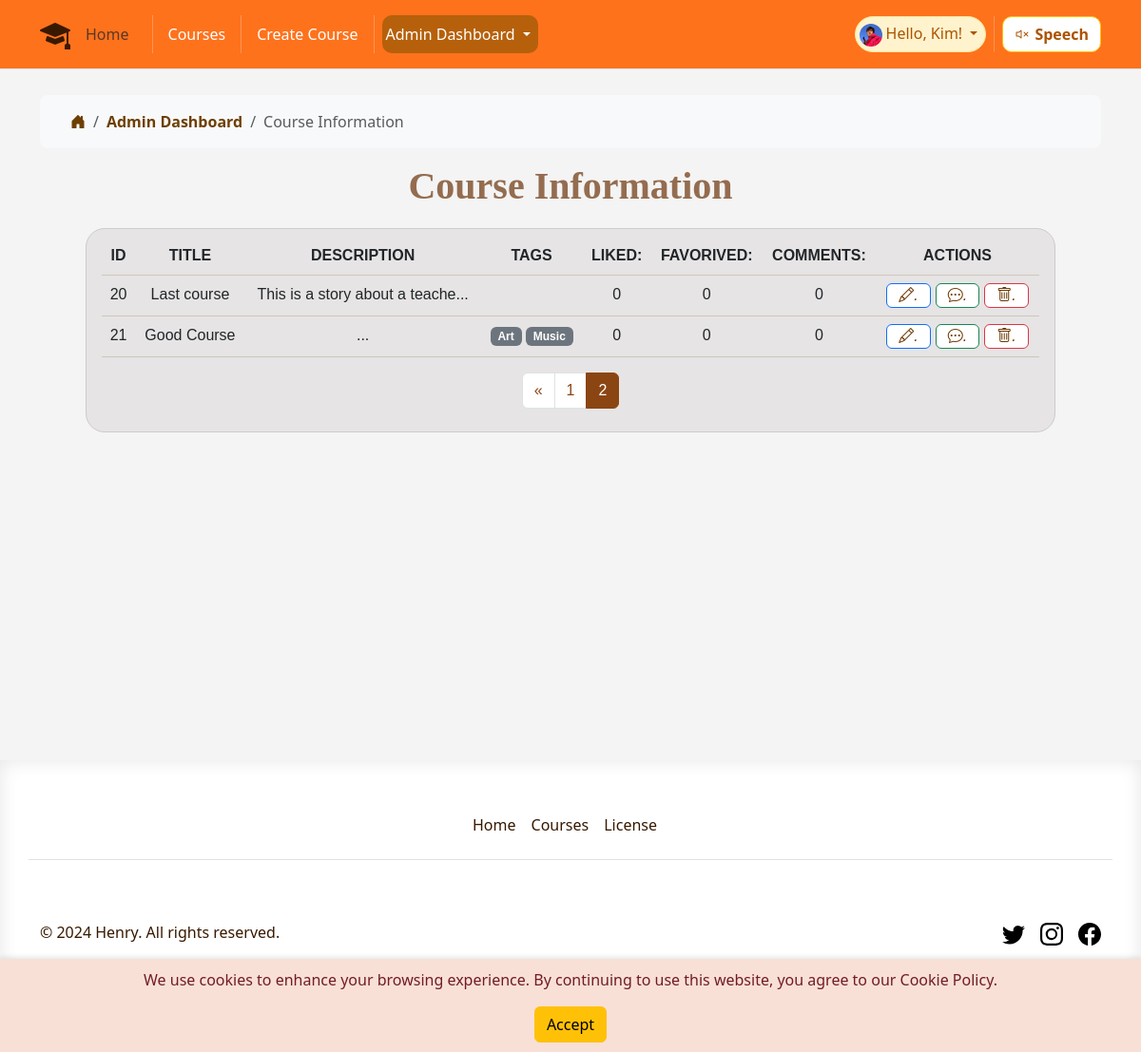
The page /course_record?page=2 (signed in) on the database as committed earlier.
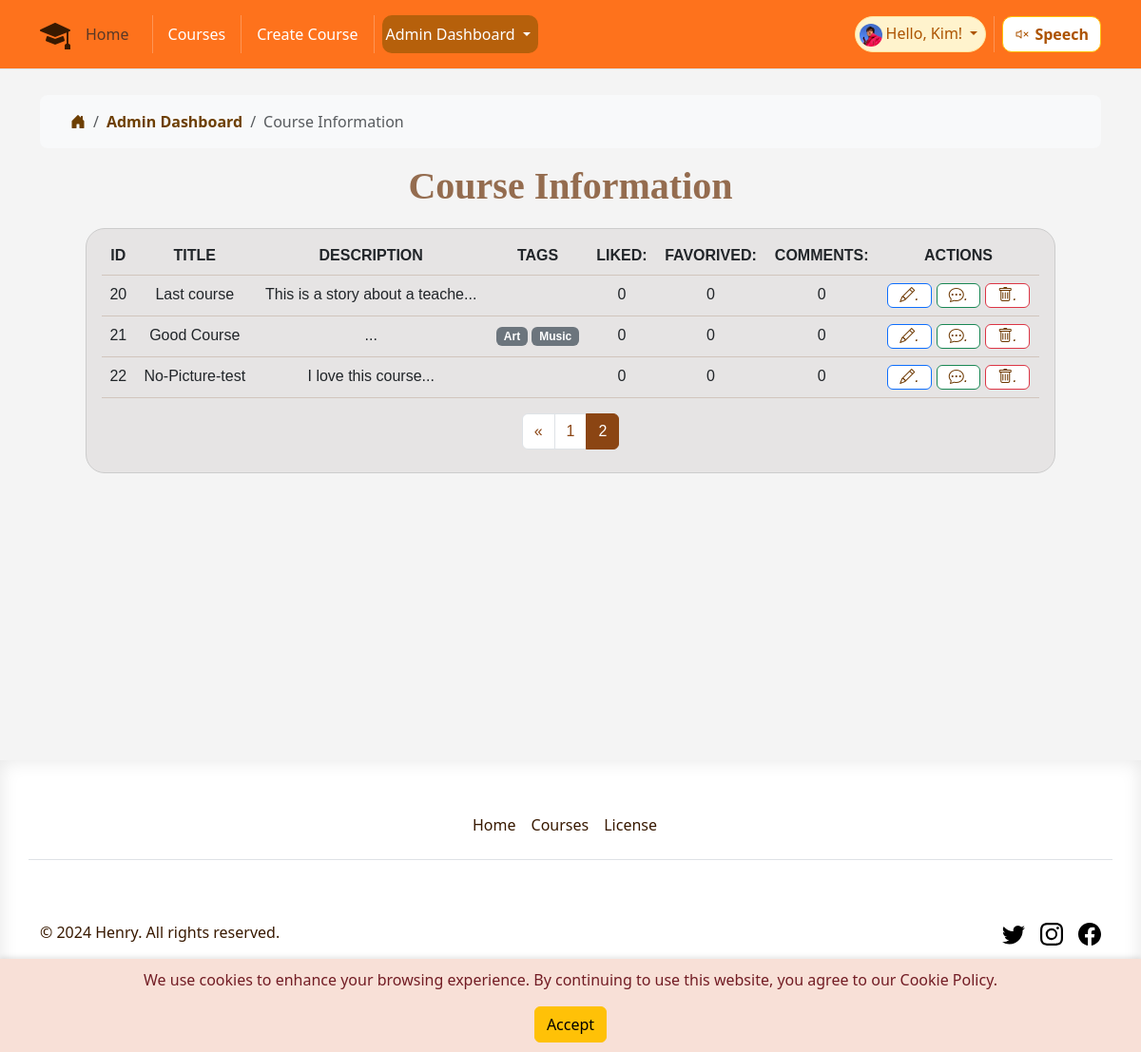
The same page on the database as committed later.
### app/models.py (models this page shows, shortened)
class Course(db.Model):
    id = db.Column(db.Integer, primary_key=True)
    title = db.Column(db.String(100), nullable=False)
    description = db.Column(db.Text)
    created_at = db.Column(db.DateTime, default=datetime.utcnow)
    updated_at = db.Column(
        db.DateTime, default=datetime.utcnow, onupdate=datetime.utcnow)
    likes_count = db.Column(db.Integer, default=0)
    video_url = db.Column(db.String(255))
    image_url = db.Column(db.String(255))
    liked_by = db.relationship('User',
                               secondary='likes', lazy='dynamic',
                               backref=db.backref('liked_courses',
                                                  lazy='dynamic'))
    tags = db.relationship('Tag',
                           secondary=course_tags,
                           lazy='dynamic',
                           backref=db.backref('courses', lazy='dynamic'))
    comments = db.relationship('Comment', backref='course', lazy='dynamic')

class Tag(db.Model):
    id = db.Column(db.Integer, primary_key=True)
    name = db.Column(db.String(50), unique=True, nullable=False)
    description = db.Column(db.String(200), nullable=True)

### app/routes.py (the view)
@main.route('/course_record', methods=['GET'])
@role_required('manager')
def course_record():
    current_app.logger.info('Entering course_record')
    page = request.args.get('page', 1, type=int)
    per_page = 10
    pagination = Course.query.paginate(
        page=page, per_page=per_page, error_out=False)
    courses = pagination.items
    current_app.logger.info('Exiting course_record')
    return render_template('course_record.html', courses=courses,
                           pagination=pagination)

### app/models.py (called while the page is built)
@login_manager.user_loader
def load_user(id):
    return User.query.get(int(id))

### app/routes.py (called while the page is built)
def role_required(*required_roles):
    def decorator(f):
        @wraps(f)
        def decorated_function(*args, **kwargs):
            current_app.logger.info(
                f'Checking role for user {current_user.username}')
            if not current_user.is_authenticated:
                current_app.logger.warning(
                    f'User {current_user.username} is not authenticated')
                abort(403)
            if current_user.role not in required_roles:
                current_app.logger.warning(
                    f'User {current_user.username} does not have '
                    f'required roles: {required_roles}')
                abort(403)
            return f(*args, **kwargs)
        return decorated_function
    return decorator

### app/templates/course_record.html (shortened to what the changed rows need)
{% extends 'base.html' %}
{% block content %}
<div class="fancy-tittle">
    <h1 class="fancy-tittle">Course Information</h1>
</div>
<div class="container-fluid px-3 py-2 table-responsive table-box">
    {% if courses %}
    <table class="table table-line">
        <thead class="theadstyle">
            <tr class="text-uppercase">
                <th>ID</th>
                <th>Title</th>
                <th>Description</th>
                <th>Tags</th>
                <th>Liked:</th>
                <th>Favorived:</th>
                <th>Comments:</th>
                <th>Actions</th>
            </tr>
        </thead>
        <tbody>
            {% for course in courses %}
            <tr>
                <td class="form-omi">{{ course.id }}</td>
                <td class="form-omi">{{ course.title }}</td>
                <td class="form-omi">{{ course.description[:30] }}...</td>
                <td class="form-omi">
                    {% if course.tags %}
                    {% for tag in course.tags %}
                    <span class="badge bg-secondary">{{ tag.name }}</span>
                    {% endfor %}
                    {% else %}
                    <span class="badge bg-light">No tags</span>
                    {% endif %}
                </td>
                <td class="form-omi">{{ course.likes_count }}</td>
                <td class="form-omi">{{ course.favorited_by.count() }}</td>
                <td class="form-omi">{{ course.comments.count() }}</td>
                <td>
                    <div class="fun-button">
                        <form action="{{ url_for('main.edit_course', course_id=course.id) }}" method="GET">
                            <button type="submit" class="btn btn-primary">
                                <i class="bi bi-pencil">.</i>
                            </button>
                        </form>
                        <form action="{{ url_for('main.course_comments', course_id=course.id) }}" method="GET">
                            <button type="submit" class="btn btn-success">
                                <i class="bi bi-chat-dots">.</i>
                            </button>
                        </form>
                        <form action="{{ url_for('main.delete_course', course_id=course.id) }}" method="POST"
                            style="display:inline;">
                            <button type="submit" class="btn btn-danger"
                                onclick="return confirm('Are you sure you want to delete this course?');">
                                <i class="bi bi-trash">.</i>
                            </button>
                        </form>
                    </div>
                </td>
            </tr>
            {% endfor %}
        </tbody>
    </table>
    <nav aria-label="Page navigation">
        <ul class="pagination justify-content-center">
            {% for page_num in pagination.iter_pages() %}
            <li class="page-item {% if page_num == pagination.page %}active{% endif %}">
                <a class="page-link" href="{{ url_for('main.course_record', page=page_num) }}">{{ page_num }}</a>
            </li>
            {% endfor %}
        </ul>
    </nav>
    {% else %}
    <h1>No courses found.</h1>
    {% endif %}
</div>
{% endblock %}

Rows that differ between the two databases and show on the page:
added Course: id "22", title "No-Picture-test", description "I love this course", likes_count "0", favorited_by.count "0", comments.count "0"
